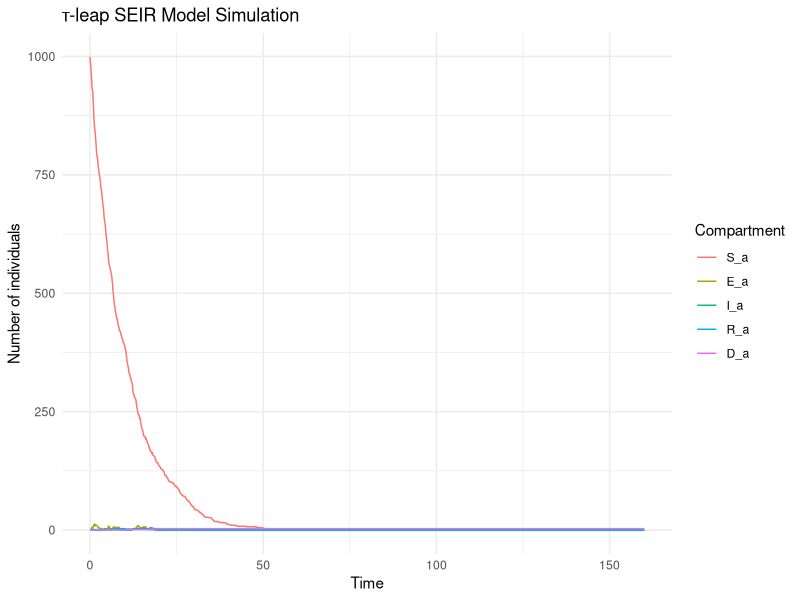
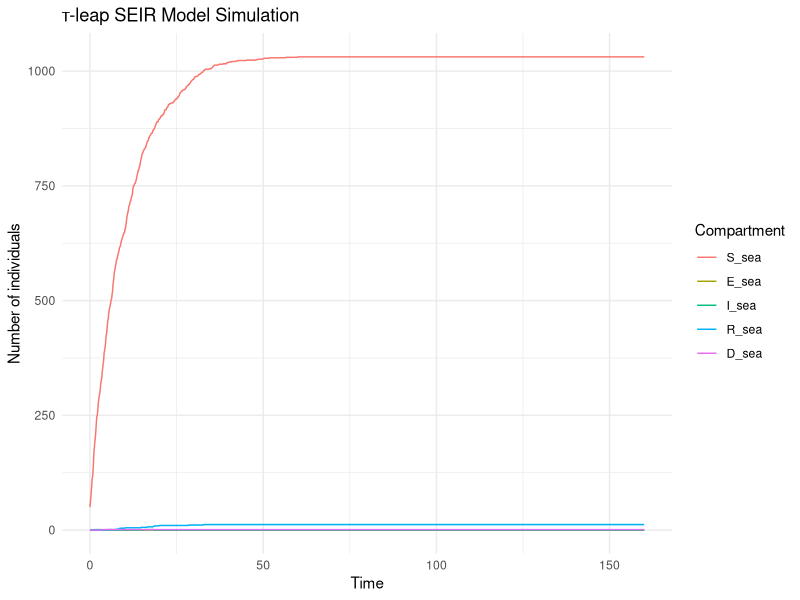

The R source for these figures, in order:
library(tidyverse)
library(ggplot2)
library(reshape2)
library(abind)
library(cowplot)

# Parameters
total_time <- 160          # Simulation time

sigma <- 1/5.2             # Rate of progression from exposed to infectious (inverse of incubation period)
gamma <- 1/2.9             # Recovery rate (inverse of infectious period)
eta <-  (1/5.2)*(0.1)*50   # Rate of progression from infectious to exposed
mu <- (1/2.9) * 0.5        # Rate of mortality 

beta_colony <- 0.01        # Transmission rate in a colony
beta_sea <- 0.001          # Transmission rate at sea
beta = c(beta_colony, beta_sea)


tau = 0.000000             # Transition from colony A to the sea

# Initial state

## In colony A
N_A <- 1000                  # Total population in colony A
initial_infected_A <- 1

initial_exposed_A <- 0
initial_recovered_A <- 0
initial_susceptible_A <- N_A - initial_infected_A - initial_exposed_A - initial_recovered_A
initial_dead_A <- 0

initial_state_A <- c(S = initial_susceptible_A,
                     E = initial_exposed_A,
                     I = initial_infected_A,
                     R = initial_recovered_A,
                     D = initial_dead_A)

## At sea
N_sea <- 50                  # Total population at sea
initial_infected_sea <- 0

initial_exposed_sea <- 0
initial_recovered_sea <- 0
initial_susceptible_sea <- N_sea - initial_infected_sea - initial_exposed_sea - initial_recovered_sea
initial_dead_sea <- 0

initial_state_sea <- c(S = initial_susceptible_sea,
                       E = initial_exposed_sea,
                       I = initial_infected_sea,
                       R = initial_recovered_sea,
                       D = initial_dead_sea)

initial_state = matrix(data = c(initial_state_A,
                                initial_state_sea), 
                       nrow = 2, ncol = 5, 
                       byrow = T)

# τ-leap SEIR model function
tau_leap_seir <- function(N, beta, sigma, gamma, initial_state, total_time, tau) {
  times <- seq(0, total_time, by = tau)
  num_steps <- length(times)
  
  states <- array(dim = c(2, 5, num_steps), data = NA)
  states[,,1] <- initial_state
  
  for (t in 2:num_steps) {
    S_a <- states[1, 1, t-1]
    E_a <- states[1, 2, t-1]
    I_a <- states[1, 3, t-1]
    R_a <- states[1, 4, t-1]
    D_a <- states[1, 5, t-1]
    
    S_sea <- states[2, 1, t-1]
    E_sea <- states[2, 2, t-1]
    I_sea <- states[2, 3, t-1]
    R_sea <- states[2, 4, t-1]
    D_sea <- states[2, 5, t-1]
    
    rates <- c(
      "S_a_to_E_a" = beta[1] * S_a * I_a,
      "E_a_to_S_a" = eta * E_a,
      "E_a_to_I_a" = sigma * E_a,
      "I_a_to_R_a" = gamma * I_a,
      "I_a_to_D_a" = mu * I_a,
      
      "S_sea_to_E_sea" = beta[2] * S_sea * I_sea,
      "E_sea_to_S_sea" = eta * E_sea,
      "E_sea_to_I_sea" = sigma * E_sea,
      "I_sea_to_R_sea" = gamma * I_sea,
      "I_sea_to_D_sea" = mu * I_sea,
      
      "S_a_to_S_sea" = tau * S_a,
      "E_a_to_E_sea" = tau * E_a,
      "I_a_to_I_sea" = tau * I_a,
      "R_a_to_R_sea" = tau * R_a
    )
    
    events <- rpois(length(rates), rates * tau)
    
    S_a <- S_a - events[1] + events[2] - events[11]
    E_a <- E_a + events[1] - events[2] - events[3] - events[12]
    I_a <- I_a + events[3] - events[4] - events[5] - events[13]
    R_a <- R_a + events[4] - events[14]
    D_a <- D_a + events[5]
    
    S_sea <- S_sea + events[11] - events[6]
    E_sea <- E_sea + events[12] + events[6] - events[7] - events[8]
    I_sea <- I_sea + events[13] + events[8] - events[9] - events[10]
    R_sea <- R_sea + events[14] + events[9]
    D_sea <- D_sea + events[10]
    
    new_state = matrix(data = c(S_a, E_a, I_a, R_a, D_a,
                                S_sea, E_sea, I_sea, R_sea, D_sea), 
                       nrow = 2, ncol = 5, 
                       byrow = T)
    
    states[,,t] <- new_state
  }
  
  return(list(times = times, states = states))
}

# Run simulation
result <- tau_leap_seir(N, beta, sigma, gamma, initial_state, total_time, tau = 0.1)

# Convert results to data frame for plotting
output <- data.frame(time = result$times,
                     
                     S_a = result$states[1, 1,],
                     E_a = result$states[1, 2,],
                     I_a = result$states[1, 3,],
                     R_a = result$states[1, 4,],
                     D_a = result$states[1, 5,],
                     
                     S_sea = result$states[2, 1,],
                     E_sea = result$states[2, 2,],
                     I_sea = result$states[2, 3,],
                     R_sea = result$states[2, 4,],
                     D_sea = result$states[2, 5,])

output_long <- melt(output, id = "time")

# Plot results

output_a = output_long %>% subset(., variable %in% c("S_a", "E_a", "I_a", "R_a", "D_a"))
plot_a = ggplot(output_a, aes(x = time, y = value, color = variable)) +
  geom_line() +
  labs(x = "Time", y = "Number of individuals", color = "Compartment") +
  theme_minimal() +
  ggtitle("τ-leap SEIR Model Simulation")

output_sea = output_long %>% subset(., variable %in% c("S_sea", "E_sea", "I_sea", "R_sea", "D_sea"))
plot_sea = ggplot(output_sea, aes(x = time, y = value, color = variable)) +
  geom_line() +
  labs(x = "Time", y = "Number of individuals", color = "Compartment") +
  theme_minimal() +
  ggtitle("τ-leap SEIR Model Simulation")

plot_a 
plot_sea
